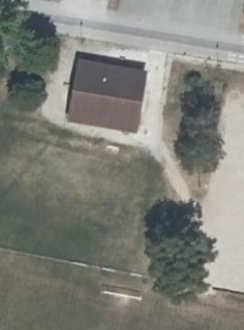
#> input picture MetaData/1.Real_Image/Photos/Photo24Files/24.png, 244 x 330 px
$ python main.py
#> lines starting #> are read from the running program, lines starting #| are printed output that depends on the picture; after the words box and inside, x2 and y2 are one past the last pixel; in counts of white or black regions, pixels touching at a corner belong together
import cv2
import imutils
from scipy.spatial import distance as dist
from collections import OrderedDict
import numpy as np

class ColorLabeler:
    def __init__(self):
        # initialize the colors dictionary, containing the color
        # name as the key and the RGB tuple as the value
        colors = OrderedDict({
            "red": (255, 0, 0),
            "green": (0, 255, 0),
            "blue": (0, 0, 255)})
        # allocate memory for the L*a*b* image, then initialize
        # the color names list
        self.lab = np.zeros((len(colors), 1, 3), dtype="uint8")
        self.colorNames = []
        # loop over the colors dictionary
        for (i, (name, rgb)) in enumerate(colors.items()):
            # update the L*a*b* array and the color names list
            self.lab[i] = rgb
            self.colorNames.append(name)
        # convert the L*a*b* array from the RGB color space
        # to L*a*b*
        self.lab = cv2.cvtColor(self.lab, cv2.COLOR_RGB2LAB)

    # [20 lines left out: function label, not called in this run]


class ShapeDetector:
	def __init__(self):
		pass
	def detect(self, c, espilon):
		# initialize the shape name and approximate the contour
		shape = "unidentified"
		peri = cv2.arcLength(c, True)
		approx = cv2.approxPolyDP(c, espilon * peri, True)
				# if the shape is a triangle, it will have 3 vertices
		if len(approx) == 3:
			shape = "triangle"
		# if the shape has 4 vertices, it is either a square or
		# a rectangle
		elif len(approx) == 4:
			# compute the bounding box of the contour and use the
			# bounding box to compute the aspect ratio
			(x, y, w, h) = cv2.boundingRect(approx)
			ar = w / float(h)
			# a square will have an aspect ratio that is approximately
			# equal to one, otherwise, the shape is a rectangle
			shape = "square" if ar >= 0.95 and ar <= 1.05 else "rectangle"
		# if the shape is a pentagon, it will have 5 vertices
		elif len(approx) == 5:
			shape = "pentagon"
		elif len(approx) == 6:
			shape = "hexagon"
		elif len(approx) == 7:
			shape = "heptagon"
		# otherwise, we assume the shape is a circle
		else:
			shape = "circle"
		# return the name of the shape
		return shape,approx


def stackImages(scale,imgArray):
    rows = len(imgArray)
    cols = len(imgArray[0])
    rowsAvailable = isinstance(imgArray[0], list)
    width = imgArray[0][0].shape[1]
    height = imgArray[0][0].shape[0]
    if rowsAvailable:
        for x in range ( 0, rows):
            for y in range(0, cols):
                if imgArray[x][y].shape[:2] == imgArray[0][0].shape [:2]:
                    imgArray[x][y] = cv2.resize(imgArray[x][y], (0, 0), None, scale, scale)
                else:
                    imgArray[x][y] = cv2.resize(imgArray[x][y], (imgArray[0][0].shape[1], imgArray[0][0].shape[0]), None, scale,scale)
                if len(imgArray[x][y].shape) == 2: imgArray[x][y] = cv2.cvtColor(imgArray[x][y], cv2.COLOR_GRAY2BGR)
        imageBlank = np.zeros((height, width, 3), np.uint8)
        hor = [imageBlank]*rows
        hor_con = [imageBlank]*rows
        for x in range(0, rows):
            hor[x] = np.hstack(imgArray[x])
        ver = np.vstack(hor)
    else:
        for x in range(0, rows):
            if imgArray[x].shape[:2] == imgArray[0].shape[:2]:
                imgArray[x] = cv2.resize(imgArray[x], (0, 0), None, scale, scale)
            else:
                imgArray[x] = cv2.resize(imgArray[x], (imgArray[0].shape[1], imgArray[0].shape[0]), None, scale, scale)
            if len(imgArray[x].shape) == 2: imgArray[x] = cv2.cvtColor(imgArray[x], cv2.COLOR_GRAY2BGR)
        hor = np.hstack(imgArray)
        ver = hor
    return ver

def nothing(x) :
    pass

def imageCenter(image) :
    (h,w) = image.shape[:2]
    cv2.circle(image, (w//2, h//2), 7, (255, 0, 0), -1) #where w//2, h//2 are the required frame/image centeroid's XYcoordinates.

def pixel_color(img,x,y) :
    imgBGR = cv2.imread(img)
    imgHSV = cv2.cvtColor(imgBGR,cv2.COLOR_BGR2HSV)
    #in order B G R
    #img[row,column], row means y, column means x
    # b,g,r = imgBGR[int(y),int(x)]


    # print(r,g,b)
    h,s,v = imgHSV[int(y),int(x)]
    # print(h,s,v)

    low_white = np.array([0, 0, 200], np.uint8)     # [H, S, V]
    high_white = np.array([180, 30, 255], np.uint8)

    #red
    redLower = np.array([136,87,111], np.uint8)
    redUpper = np.array([180,255,255], np.uint8)


    #green
    greenLower = np.array([15, 15, 50])
    greenUpper = np.array([179,116,104], np.uint8)

    #blue
    blueLower = np.array([94,80,2], np.uint8)
    blueUpper = np.array([120,255,255], np.uint8)

    #yellow
    yellowLower = np.array([24,59,119], np.uint8)
    yellowUpper = np.array([54,255,255], np.uint8)

    #orange
    orangeLower = np.array([0,50,80], np.uint8)
    orangeUpper = np.array([20,255,255], np.uint8)

    #purple
    purpleLower = np.array([130,80,80], np.uint8)
    purpleUpper = np.array([150,255,255], np.uint8)

    whiteCheck = all([h,s,v] >= low_white) and all([h,s,v] <= high_white)
    redCheck = all([h,s,v] >= redLower) and all([h,s,v] <= redUpper)
    greenCheck = all([h,s,v] >= greenLower) and all([h,s,v] <= greenUpper)
    blueCheck = all([h,s,v] >= blueLower) and all([h,s,v] <= blueUpper)
    yellowCheck = all([h,s,v] >= yellowLower) and all([h,s,v] <= yellowUpper)
    orangeCheck = all([h,s,v] >= orangeLower) and all([h,s,v] <= orangeUpper)
    purpleCheck = all([h,s,v] >= purpleLower) and all([h,s,v] <= purpleUpper)

    if whiteCheck == 1:
        return "White"
    elif redCheck == 1:
        return "Red"
    elif greenCheck == 1:
        return "Green"
    elif blueCheck == 1:
        return "Blue"
    elif yellowCheck == 1:
         return "Yellow"
    elif orangeCheck == 1:
         return "Orange"
    elif purpleCheck == 1:
         return "Purple"
    else :
        return "No color"

def adjustBrightness(img, factor = 1.2):
    imgHsv = cv2.cvtColor(img,cv2.COLOR_BGR2HSV)
    h,s,v = cv2.split(imgHsv)
    v = np.clip(v*factor, a_min = 0, a_max = 255).astype(np.uint8)
    imgHsv = cv2.merge([h,s,v])
    return cv2.cvtColor(imgHsv,cv2.COLOR_HSV2BGR)

def ObjectLabeler(shape, color):
    if (color == "Green") and (shape == "circle"):
        return "Tree"
    elif (shape == "square") or (shape == "rectangle") or (shape == "pentagon") or ((shape == "hexagon")):
        return "House"
    else :
        return "Undefined Object"

    return "Undefined Object"


# [102 lines left out: function reduce_shadow, not called in this run]


#from the coodination potision of object, we calculate the angle between
#2 vectors, first vector is drone towards east,
#second vector is drone toward object as trigonomectric circle.
def PositionDetector(x,y):
    if x == 0 :
        #north
        if y > 0 :
            tanA = 99999
        #south
        elif y < 0 :
            tanA = -99999
        #center of photo
        else :
            tanA = 100000
    else :
        tanA = float(y/x)
    return tanA

def LightBalance(image) :
     image = cv2.equalizeHist(image)
     return image

def WriteName2File(fileName) :
    file.writelines("(scene " + fileName)
    file.write("\n")

def WriteNumbObjectInTotal(objectNumb) :
    file.write("\n")
    file.write("  (object's-number {})\n".format(objectNumb))
    #write end file
    file.write(")")

def WriteObj2File(objectType, color, shape, perimeter,rX,rY):
    file.write("\n")
    file.writelines("  (" + objectType + "\n")
    file.writelines("    (color " + "\"{}\")\n".format(color))
    file.write("    ({}\n".format(shape))
    file.write("      (perimeter {})\n".format(perimeter))
    file.write("      (coordinate ({},{}))\n".format(rX,rY))
    file.write("    )\n")
    file.write("  )\n")

# With photos who includes complex backgr, but color difference between backgr and object is clear.
# We can use this func to remove back-gr.
# Not effective with tooo bright or too dark photos
def backgr_removal(image,threshold_gr=50,kernel_size=11):

    total_pixel_in_kernel = kernel_size*kernel_size
    Eighty_percent_kernel = int(total_pixel_in_kernel*0.8)
    gr_pixel_in_total = 0
    half_size_kernel = int((kernel_size-1)/2)
    # Convert image from BGR to HSV
    hsv_img = cv2.cvtColor(image, cv2.COLOR_BGR2HSV)

    # Extract the all channels from hsv
    h,s,v_channel = cv2.split(hsv_img)
    height, width, _ = hsv_img.shape

    #run thourgh all image
    for y in range(0+half_size_kernel,height-half_size_kernel+1,1):
        for x in range(0+half_size_kernel,width-half_size_kernel+1,1):
            #find a dark pixel
            if h[y,x] < threshold_gr :

                #check dark region around dark pixel
                for j in range(y-half_size_kernel,y+half_size_kernel,1):
                    for i in range(x-half_size_kernel,x+half_size_kernel,1):
                        if h[j,i] < threshold_gr :
                            gr_pixel_in_total = gr_pixel_in_total + 1

                if gr_pixel_in_total > Eighty_percent_kernel :
                    #change the brightness of dark region
                    for j in range(y-half_size_kernel,y+half_size_kernel):
                        for i in range(x-half_size_kernel,x+half_size_kernel):
                            image[j,i] = [255,255,255]
            gr_pixel_in_total = 0


    # return new image
    return image

fileName = "24.png"
NumberOfObj = 0

image = cv2.imread(fileName)
#> image is the input picture: shape (330, 244, 3); mean B, G, R 120.5, 127.7, 126.5

imageOrigin = image.copy()

# image = reduce_shadow(image)
#open a file to write results
file = open("Real_data.sxp","w")
WriteName2File(fileName)

#adjust brightness
image = adjustBrightness(image)
#> in adjustBrightness, `imgHsv = cv2.cvtColor(img,cv2.COLOR_BGR2HSV)`: imgHsv: shape (330, 244, 3); mean H, S, V 46, 23.9, 129.8
#> in adjustBrightness, `h,s,v = cv2.split(imgHsv)`:
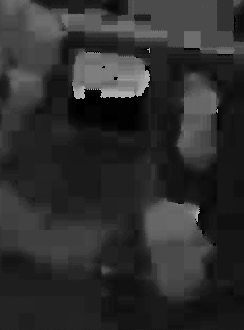
#> h: shape (330, 244); min 0, max 178, mean 46
#> in adjustBrightness, `h,s,v = cv2.split(imgHsv)`:
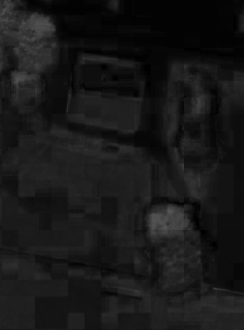
#> s: shape (330, 244); min 0, max 86, mean 23.9
#> in adjustBrightness, `imgHsv = cv2.merge([h,s,v])`: imgHsv: shape (330, 244, 3); mean H, S, V 46, 23.9, 155.4

#get two first value of img.shape array
(h,w) = image.shape[:2]
#> h = 330; w = 244


imgContour = image.copy()


#first parameter of this filter is spatial window radius
#If sp is small, only nearby pixels affect the result —
#   so smoothing is localized.
#If sp is large, even pixels farther away
#   (but with similar color) can be grouped —
#       leading to larger smoothed regions.
# Large sp parameter creates heavy calculation, slow calculation
#   ,so the computer could take a lot of time to calculate it.
#       Even the program crashes.


BackGrRmv_Or_ShiftFil = 1
if (BackGrRmv_Or_ShiftFil == 0) :
    filtered = cv2.pyrMeanShiftFiltering(image, 30, 45)
else :
    filtered = backgr_removal(image,75)
#> in backgr_removal, `hsv_img = cv2.cvtColor(image, cv2.COLOR_BGR2HSV)`: hsv_img: shape (330, 244, 3); mean H, S, V 46.1, 24.7, 155.4
#> after the loop in backgr_removal, `for y in range(0+half_size_kernel,height-half_size_kernel+1,1):`:
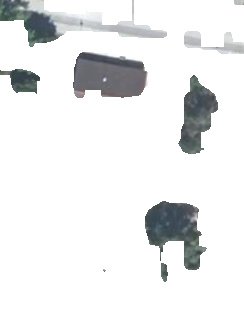
#> image: shape (330, 244, 3); mean B, G, R 235.6, 235.2, 234.2

# applying different thresholding : START
# techniques on the input image
gray = cv2.cvtColor(filtered, cv2.COLOR_BGR2GRAY)

#Historical equalization
gray = LightBalance(gray)
# applying different thresholding : END

#canny edge detection
edges1 = cv2.Canny(image=filtered,threshold1 = 172,threshold2 = 255)
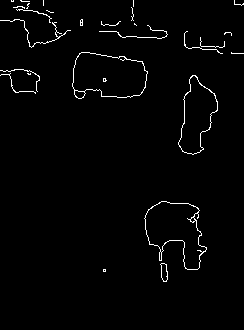
#> edges1: shape (330, 244); 1.8% white in thin lines or dots, all inside (x1, y1, x2, y2) = (0, 0, 244, 282)

#closing image :: END
#create variable for kernel trackbar

kernel = np.ones((3,3), np.uint8)
closing = cv2.morphologyEx(edges1, cv2.MORPH_CLOSE, kernel, iterations = 1)
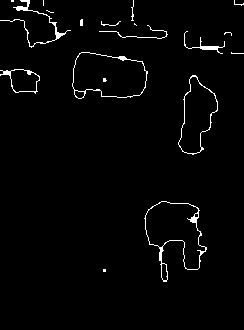
#> closing: shape (330, 244); 2.1% white in thin lines or dots, all inside (x1, y1, x2, y2) = (0, 0, 244, 282)


# find contours in the thresholded image
cnts,hierarchy = cv2.findContours(closing, cv2.RETR_EXTERNAL,
    cv2.CHAIN_APPROX_SIMPLE)
#> cnts = 18 contours, 12 with area under 20; largest, box (x1, y1, x2, y2) and area: (72, 52, 148, 99) 2718, (144, 201, 207, 282) 2565, (178, 75, 218, 155) 1787, (0, 69, 40, 94) 572, (0, 0, 71, 48) 120, (184, 31, 225, 54) 58

# initialize the shape detector and color labeler
sd = ShapeDetector()
cl = ColorLabeler()

# loop over the contours
for c in cnts:

    #calculate contour area for removing small contour(noise)
    area = cv2.contourArea(c)
#> area = 4
    areaMin = 103

    areaMax = 2874

    Espilonx10000 = 245
    espilon = Espilonx10000/10000

    #put contour detection in a specific condition
    if (area > areaMin and area < areaMax): # and area < areaMax :
        # compute the center of the contour
        M = cv2.moments(c)
        cX = int((M["m10"] / M["m00"]) )
        cY = int((M["m01"] / M["m00"]) )

        #Real position compare to drone
        rX = cX - w/2
        rY = h/2 - cY

        # detect the shape of the contour and label the color
        (shape,approx) = sd.detect(c,espilon)

        color = pixel_color(fileName,cX,cY)

        #object labeler
        object = ObjectLabeler(shape,color)

        # multiply the contour (x, y)-coordinates by the resize ratio,
        # then draw the contours and the name of the shape and labeled
        # color on the image
        c = c.astype("float")
        c = c.astype("int")
        text = "{} {}".format(color, shape)
        cv2.drawContours(imgContour, [approx], -1, (0, 255, 0), 2)

        cv2.putText(imgContour, text, (cX, cY),
            cv2.FONT_HERSHEY_PLAIN, 1, (255, 255, 0), 2)

        #Print the new coordination offset with center of image.
        cv2.putText(imgContour,"({},{})".format(rX,rY),(cX, cY+20),
            cv2.FONT_HERSHEY_PLAIN, 1, (255, 255, 0), 2)

        cv2.putText(imgContour, object, (cX, cY+40),
            cv2.FONT_HERSHEY_PLAIN, 1, (255, 255, 0), 2)

        cv2.putText(imgContour, " tanA={:.2f}".format(PositionDetector(rX,rY)), (cX, cY+60),
            cv2.FONT_HERSHEY_PLAIN, 1, (255, 255, 0), 2)

        #write results to file
        WriteObj2File(objectType=object,color=color,shape=shape,perimeter=area,rX=rX,rY=rY)
        NumberOfObj = NumberOfObj + 1

WriteNumbObjectInTotal(NumberOfObj)


# show the output image

imgStack = stackImages(1,([imageOrigin,gray,filtered],[edges1,closing,imgContour]))
#> in stackImages, `ver = np.vstack(hor)`:
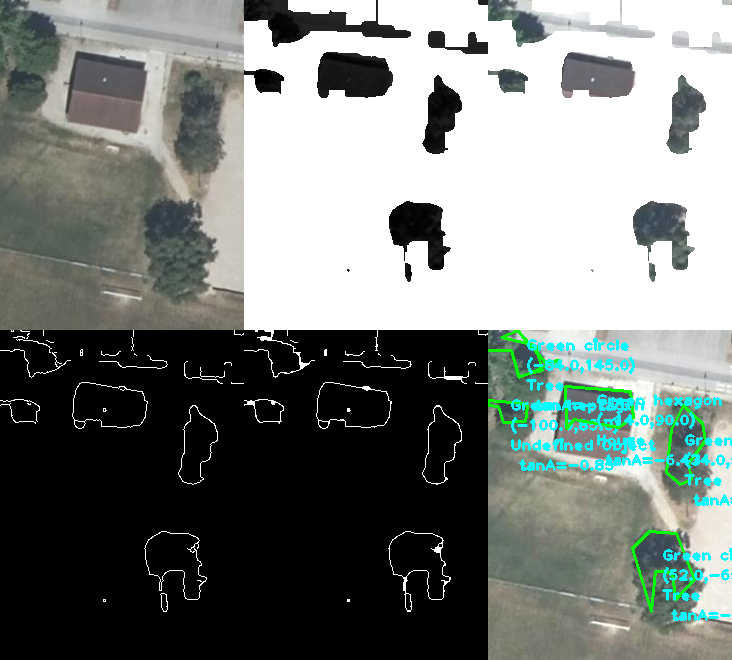
#> ver: shape (660, 732, 3); mean of channels 0, 1, 2 122.7, 126.6, 120.5; drawn as B, G, R

cv2.imshow("ImageStack", imgStack)
cv2.imshow("Image",imgContour)
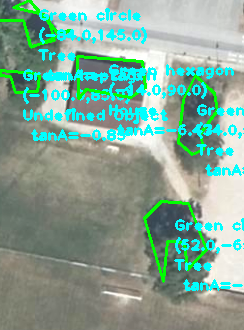
#> window 'Image': shape (330, 244, 3); mean B, G, R 150.2, 166.4, 132.3

file.close()

cv2.waitKey(0)
